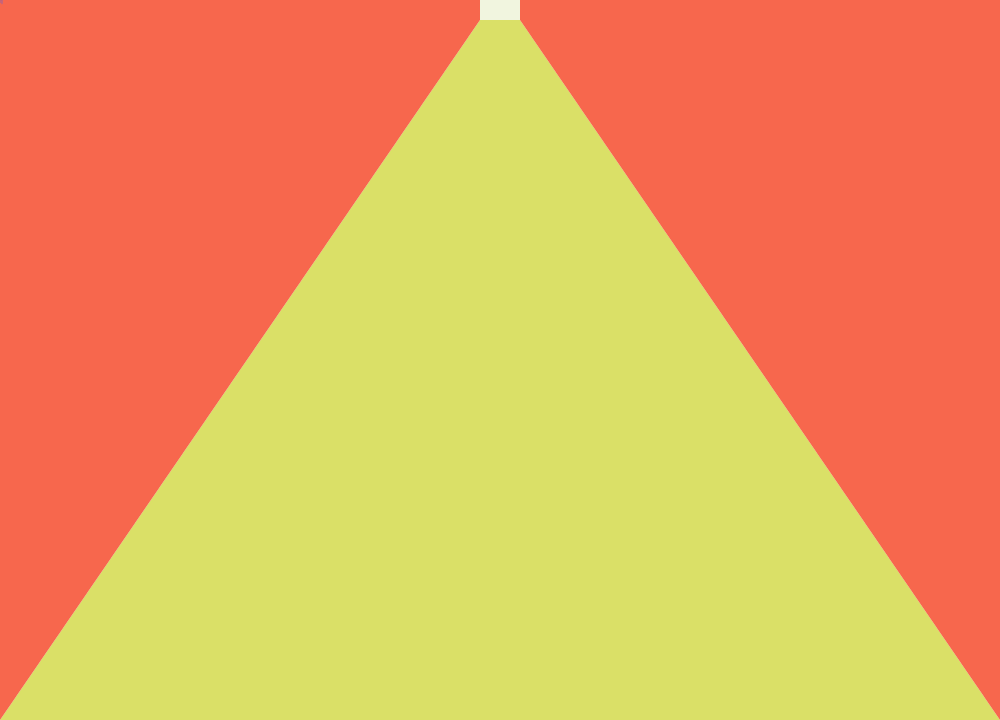
Frame 1 (no input)
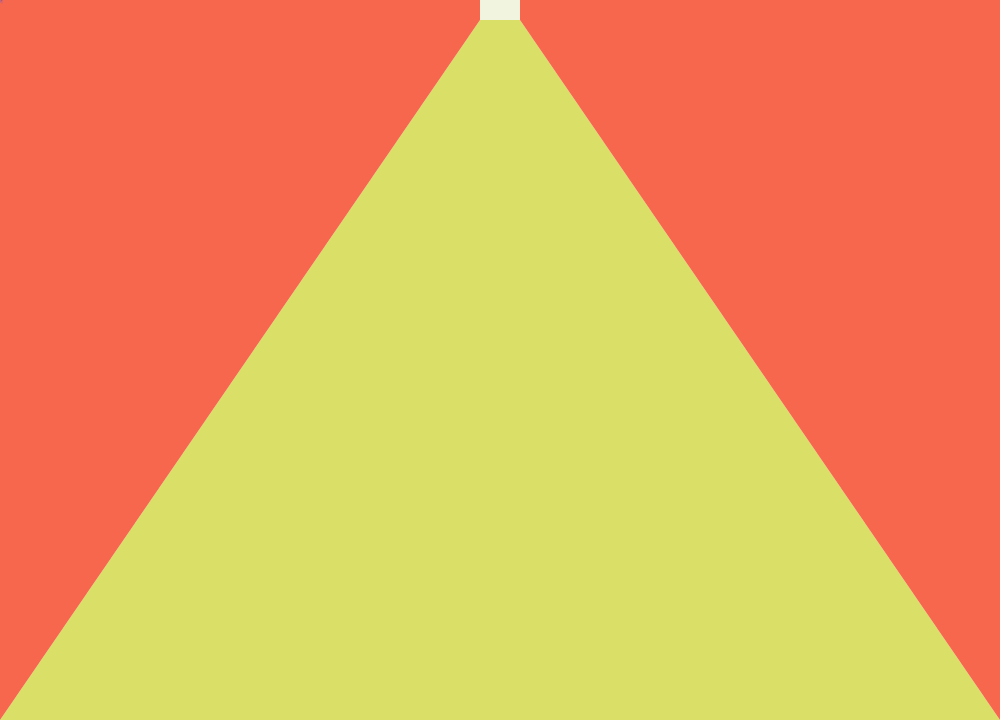
Frame 60 (no input)
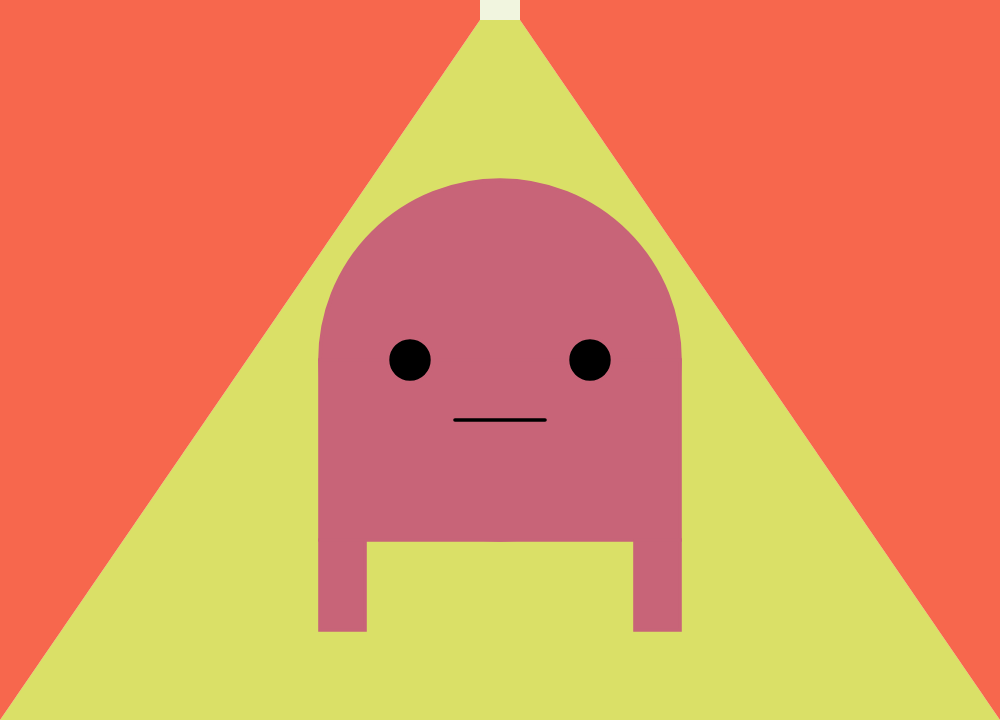
Frame 120 (the mouse pressed at the canvas centre since frame 60)

The p5.js sketch that drew these frames (run headless with seeded random() and noise() and a simulated clock; from frame 60 on, the mouse is pressed at the canvas centre):

// p5.js sketch
// ── sketch.js
// Project Title
// Your Name
// Date
//
// Extra for Experts:
// - describe what you did to take this project "above and beyond"


function setup() {
  createCanvas(1000, 720);
  
}



function drawAlien(){

  let headSize = mouseY;
  
  let cr = headSize;
  cr = constrain(cr, 5, cr);
  let cx = mouseX;
  cx = constrain(cx, mouseY ,720);
  let cy = mouseY;
  

  // a circle (x, y, r)
    // cx, cy, cr
    // stroke color = fill color
    
  fill (200, 100, 120);
  stroke (200, 100, 120)
  circle (cx, cy, cr);
  

  // a big rectangle(x, y, w, h,)

  rect (cx - cr/2, cy , cr, cr/2);

  // 2 thin rectanges (x, y, w, h)
    // x = cx - cr/2 , y = cy-cr, w = cr/8, h = 2cr
  rect (cx - cr/2, cy + cr/2, cr/8, cr/4);
  rect (cx + 3*cr/8, cy + cr/2, cr/8, cr/4);
  // 2 small circles (x, y, r)
    // stroke color = fill color = black
    // 1) x = cx - cr/2 - r, y = cy, r = cr/10?
  fill ( 0, 0, 0);
  circle (cx - cr/4, y = cy, cr/8);
    // 2) x = cx + cr/2 + r, y = cy, r = cr/10?
  circle (cx + cr/4, y = cy, cr/8);
  // 1 line (x1, y1, x2, y2)
    // (x1, y1) to (x2, y2)
    // x1 = cx - cr/2, y1 = cy - cr/4
    // x2 = cx + cr/2, y1 = cy - cr/4
  stroke (0,0,0);
  strokeWeight(cy/100);
  line (cx - cr/4 + cr/8, cy + cr/6, cx + cr/4 - cr/8, cy + cr/6 );


}

function drawBackground(){
  fill (218, 224, 103);
  noStroke();
  quad(480, 20, 520, 20, 1000, 720, 0, 720);
  fill (241, 245, 223);
  rect(480, 0, 40, 20);
  fill (247, 103, 77);
  quad(0, 0, 0, 720, 480, 20, 480, 0);
  quad(1000, 0, 1000, 720, 520, 20, 520, 0);
}

function draw() {
  background(250);
  drawBackground();
  drawAlien();
  
}
